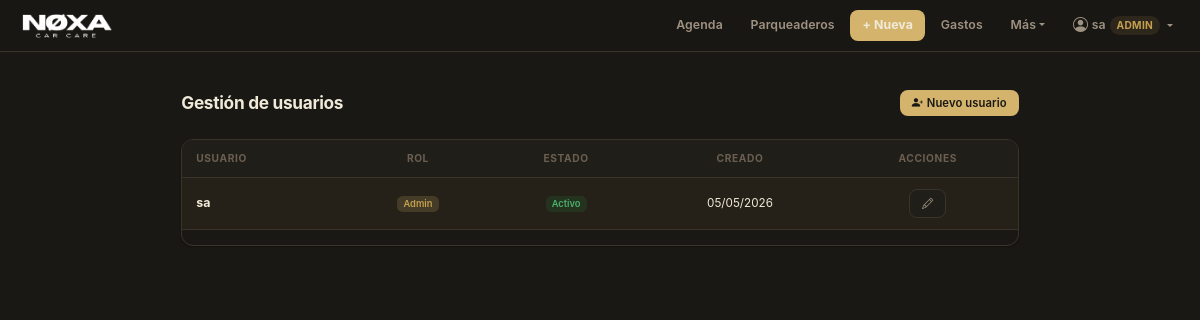
The app's page /users (signed in) with its own data.
### app.py (models this page shows, shortened)
class User(db.Model):
    __tablename__ = "users"
    id           = db.Column(db.Integer, primary_key=True)
    username     = db.Column(db.String(80), nullable=False, unique=True)
    password_hash= db.Column(db.String(256), nullable=False)
    role         = db.Column(db.String(20), nullable=False, default="operario")
    is_active    = db.Column(db.Boolean, default=True)
    created_at   = db.Column(db.DateTime, nullable=False, default=datetime.utcnow)
    must_change_password = db.Column(db.Boolean, default=False)

### app.py (the view)
@app.route("/users")
def users_list():
    if not getattr(g, "current_user", None) or g.current_user.role != "admin":
        flash("Acceso restringido a administradores.", "danger")
        return redirect(url_for("calendar_view"))
    users = User.query.order_by(User.created_at.asc()).all()
    return render_template("users.html", users=users)

### app.py (called while the page is built)
@app.before_request
def require_login():
    endpoint = request.endpoint
    if endpoint in PUBLIC_ENDPOINTS:
        return
    user_id = session.get("user_id")
    if not user_id:
        return redirect(url_for("login", next=request.path))
    user = User.query.get(user_id)
    if not user or not user.is_active:
        session.clear()
        return redirect(url_for("login"))
    g.current_user = user
    if bool(user.must_change_password) and endpoint not in CHANGE_PWD_ENDPOINTS:
        flash("Debes cambiar tu contraseña antes de continuar.", "warning")
        return redirect(url_for("change_password"))
    if user.role == "operario" and endpoint not in OPERARIO_ENDPOINTS:
        flash("No tienes permiso para acceder a esa sección.", "danger")
        return redirect(url_for("calendar_view"))

@app.context_processor
def inject_user():
    return {"current_user": getattr(g, "current_user", None)}

### templates/users.html (shortened to what this page needs)
{% extends "base.html" %}
{% block content %}
<div class="container mt-4" style="max-width:860px;">
  <div class="d-flex align-items-center justify-content-between mb-4">
    <h2 class="mb-0">Gestión de usuarios</h2>
    <button class="btn btn-primary btn-sm" data-bs-toggle="modal" data-bs-target="#modalNewUser">
      <i class="bi bi-person-plus-fill me-1"></i>Nuevo usuario
    </button>
  </div>
  <div class="table-responsive">
    <table class="table table-dark table-hover align-middle">
      <thead>
        <tr>
          <th>Usuario</th>
          <th class="text-center">Rol</th>
          <th class="text-center">Estado</th>
          <th class="text-center">Creado</th>
          <th class="text-center">Acciones</th>
        </tr>
      </thead>
      <tbody>
        {% for u in users %}
        <tr>
          <td class="fw-bold">{{ u.username }}</td>
          <td class="text-center">
            {% if u.role == 'admin' %}
              <span class="badge bg-warning">Admin</span>
            {% elif u.role == 'lider' %}
              <span class="badge bg-info">Líder</span>
            {% else %}
              <span class="badge bg-secondary">Operario</span>
            {% endif %}
          </td>
          <td class="text-center">
            {% if u.is_active %}
              <span class="badge bg-success">Activo</span>
            {% else %}
              <span class="badge bg-danger">Inactivo</span>
            {% endif %}
          </td>
          <td class="text-center" style="font-size:0.78rem;color:var(--text2);">
            {{ u.created_at.strftime('%d/%m/%Y') }}
          </td>
          <td class="text-center">
            <div class="d-flex gap-2 justify-content-center">
              <button class="btn btn-sm btn-outline-secondary"
                      data-bs-toggle="modal"
                      data-bs-target="#modalEditUser"
                      data-id="{{ u.id }}"
                      data-username="{{ u.username }}"
                      data-role="{{ u.role }}">
                <i class="bi bi-pencil"></i>
              </button>
            </div>
          </td>
        </tr>
        {% endfor %}
      </tbody>
    </table>
  </div>
</div>
{% endblock %}

### templates/base.html (shortened to what this page needs)
<!doctype html>
<html lang="es">
<head>
  <link href="https://cdn.jsdelivr.net/npm/bootstrap@5.3.3/dist/css/bootstrap.min.css" rel="stylesheet">
  <link href="https://cdn.jsdelivr.net/npm/bootstrap-icons@1.11.3/font/bootstrap-icons.min.css" rel="stylesheet">
</head>
<body>
<nav class="navbar navbar-expand-lg mb-0"
     style="background:rgba(26,24,20,0.95);backdrop-filter:blur(20px);-webkit-backdrop-filter:blur(20px);border-bottom:1px solid var(--border);">
  <div class="container-fluid px-3">
    <a class="navbar-brand" href="{{ url_for('calendar_view') }}" style="padding:0;">
      <img src="{{ url_for('static', filename='img/logotipo.png') }}" alt="Agenda Detailing" class="navbar-logo"
        onerror="this.style.display='none';this.insertAdjacentHTML('afterend','<span class=\'navbar-brand-text\'>Agenda</span>');">
    </a>
    <div class="collapse navbar-collapse justify-content-end" id="navbarContent">
      <div class="d-flex flex-column flex-lg-row align-items-lg-center gap-1 py-2 py-lg-0">
        <a class="nav-link-custom" href="{{ url_for('calendar_view') }}">Agenda</a>
        <a class="nav-link-custom" href="{{ url_for('parking_list') }}">Parqueaderos</a>
        <a class="nav-link-custom nav-link-accent" href="{{ url_for('new_appointment') }}">+ Nueva</a>
        <a class="nav-link-custom" href="{{ url_for('expenses_new') }}">Gastos</a>
        <div class="dropdown">
          <button class="nav-link-custom border-0 bg-transparent dropdown-toggle"
                  type="button" data-bs-toggle="dropdown" aria-expanded="false">Más</button>
        </div>
        {% if current_user %}
        <div class="dropdown">
          <button class="nav-link-custom border-0 bg-transparent dropdown-toggle d-flex align-items-center gap-1"
                  type="button" data-bs-toggle="dropdown" aria-expanded="false">
            <i class="bi bi-person-circle" style="font-size:1rem;"></i>
            <span>{{ current_user.username }}</span>
            <span style="font-size:0.68rem;padding:2px 7px;border-radius:20px;background:var(--accent-bg);color:var(--accent-dk);font-weight:700;text-transform:uppercase;letter-spacing:0.3px;">{{ current_user.role }}</span>
          </button>
        </div>
        {% endif %}
      </div>
    </div>
  </div>
</nav>
<div class="container-fluid px-3 px-lg-4 pt-3">
  {% block content %}{% endblock %}
</div>
</body>
</html>

### templates/base.html (style rules this page uses)
:root { color-scheme: dark; --bg: #1a1814; --bg2: #201e18; --surface: #252118; --surface2: #2e2a20; --border: #3a332a; --border2: rgba(212,180,108,0.25); --text: #f0ead8; --text2: #9e9282; --text3: #6b5f52; --accent: #d4b46c; --accent-dk: #c4a050; --accent-bg: rgba(212,180,108,0.10); --ink: #f0ead8; --radius: 12px; --radius-sm: 8px; --shadow: 0 1px 3px rgba(0,0,0,0.4), 0 4px 12px rgba(0,0,0,0.25); --shadow-sm: 0 1px 2px rgba(0,0,0,0.3); }
*, *::before, *::after { box-sizing: border-box; }
html, body { margin: 0; padding: 0; background-color: var(--bg) !important; color: var(--text); font-family: -apple-system, BlinkMacSystemFont, "Segoe UI", sans-serif; -webkit-font-smoothing: antialiased; font-size: 15px; }
.container-fluid, .container { background: transparent !important; }
h1, h2, h3, h4, h5, h6 { color: var(--text); font-weight: 700; letter-spacing: -0.3px; }
h2 { font-size: 1.15rem; }
p, span, td, li { color: var(--text2); }
.navbar-logo { height: 36px; width: auto; display: block; }
.nav-link-custom { color: var(--text2); text-decoration: none; font-size: 0.82rem; font-weight: 600; padding: 6px 12px; border-radius: var(--radius-sm); transition: color 0.15s, background 0.15s; letter-spacing: 0.1px; cursor: pointer; white-space: nowrap; }
.nav-link-accent { color: var(--ink) !important; background: var(--accent) !important; font-weight: 700; }
.btn { font-size: 0.82rem !important; font-weight: 600 !important; border-radius: var(--radius-sm) !important; padding: 8px 16px !important; transition: all 0.15s !important; box-shadow: none !important; letter-spacing: 0.1px; border: none !important; }
.btn-primary { background: var(--accent) !important; color: #1a1814 !important; }
.btn-secondary, .btn-outline-secondary { background: var(--bg2) !important; border: 1px solid var(--border) !important; color: var(--text2) !important; }
.btn-sm { padding: 5px 12px !important; font-size: 0.75rem !important; }
.table-dark { --bs-table-bg: var(--surface) !important; --bs-table-hover-bg: var(--bg) !important; --bs-table-border-color: var(--border) !important; color: var(--text) !important; font-size: 0.83rem; }
.table-dark thead th { background: var(--bg2) !important; color: var(--text3) !important; font-weight: 700 !important; font-size: 0.68rem !important; text-transform: uppercase !important; letter-spacing: 0.6px !important; border-bottom: 1px solid var(--border) !important; padding: 11px 14px !important; }
.table-dark td { padding: 11px 14px !important; vertical-align: middle !important; color: var(--text) !important; border-color: var(--border) !important; }
.table-responsive { border-radius: var(--radius); overflow: hidden; border: 1px solid var(--border); box-shadow: var(--shadow-sm); }
.badge.bg-success { background: rgba(30,126,52,0.20) !important; color: #4caf6e !important; font-weight: 600; }
.badge.bg-warning { background: rgba(212,180,108,0.18) !important; color: var(--accent-dk) !important; font-weight: 600; }
.fw-bold { color: var(--text) !important; }
nav.navbar { position: relative; z-index: 1040; }

### records on screen
User: username "sa", role "ADMIN", shows "Admin", is_active "Activo", created_at "05/05/2026"
